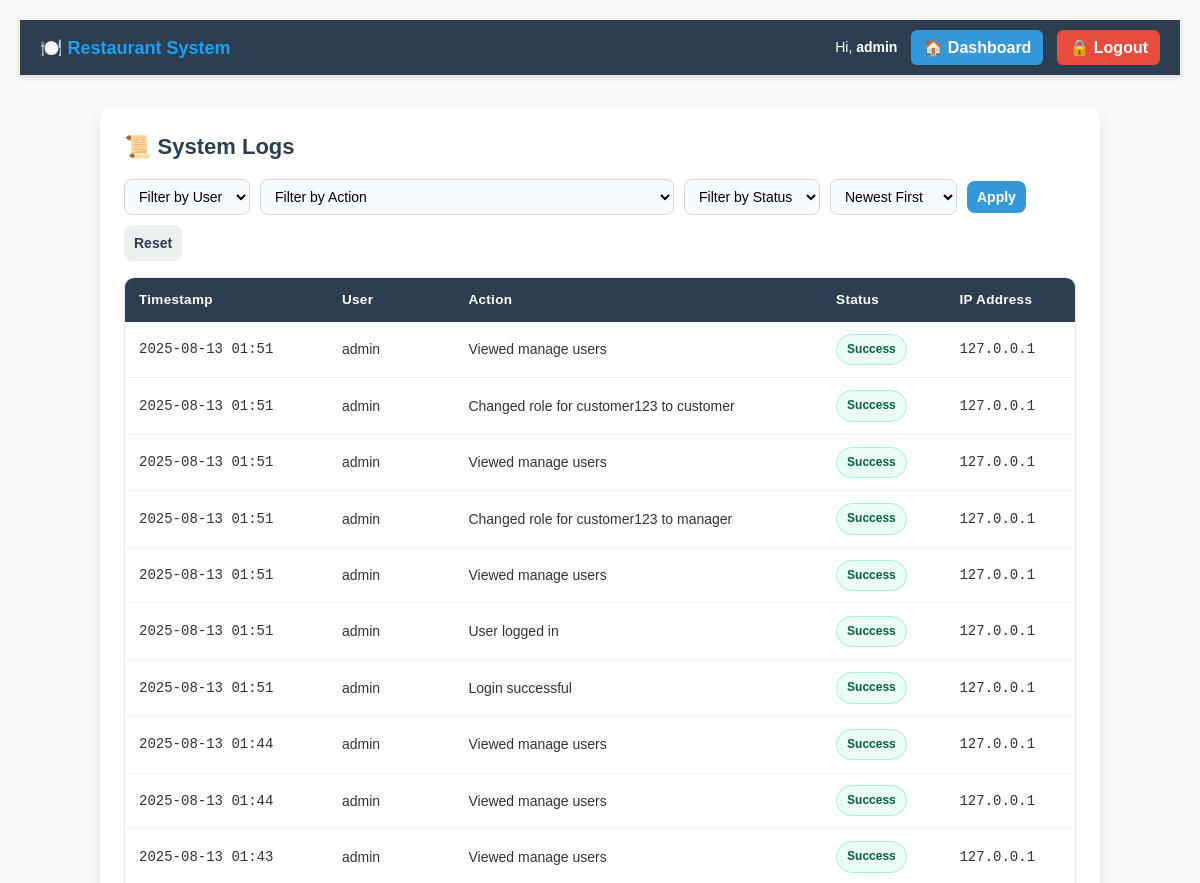
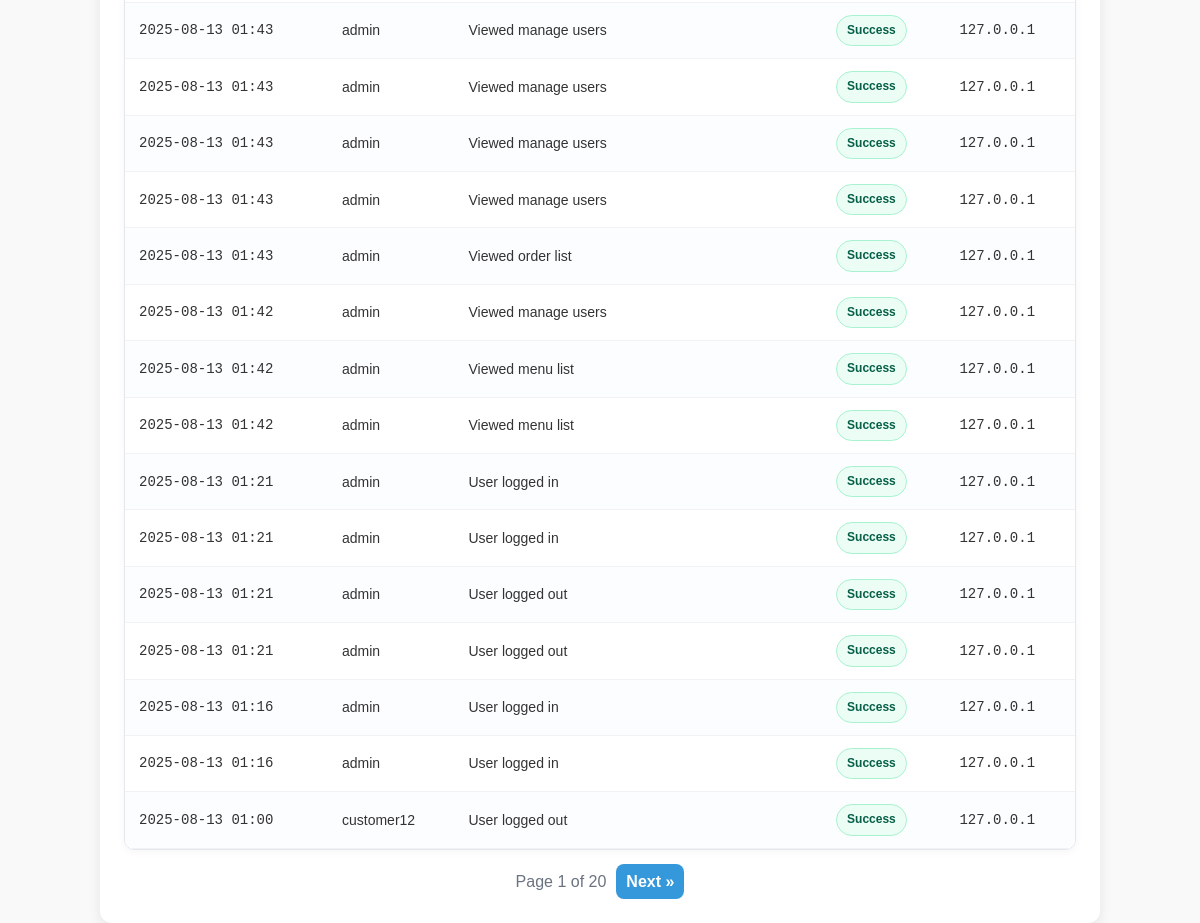
The app's page /logs/ (signed in), older data (2 pictures, top to bottom).
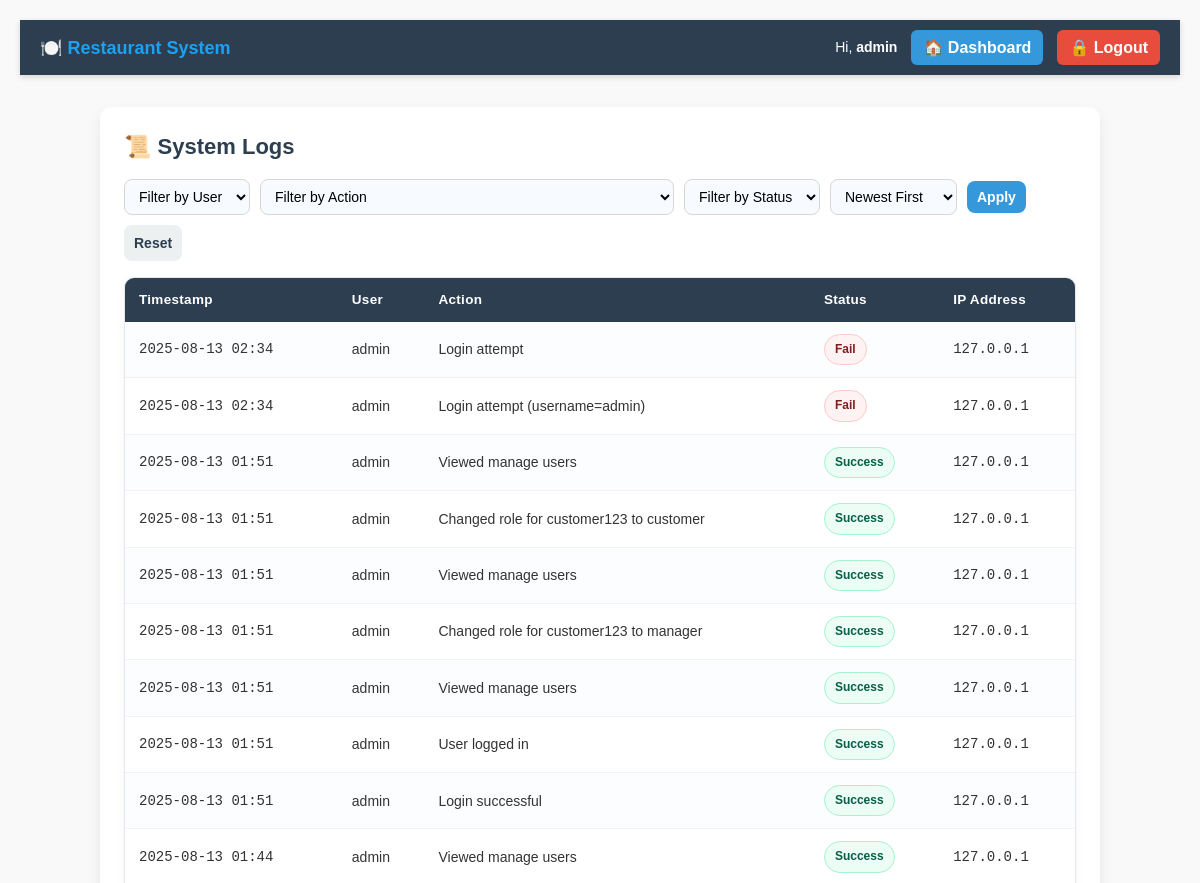
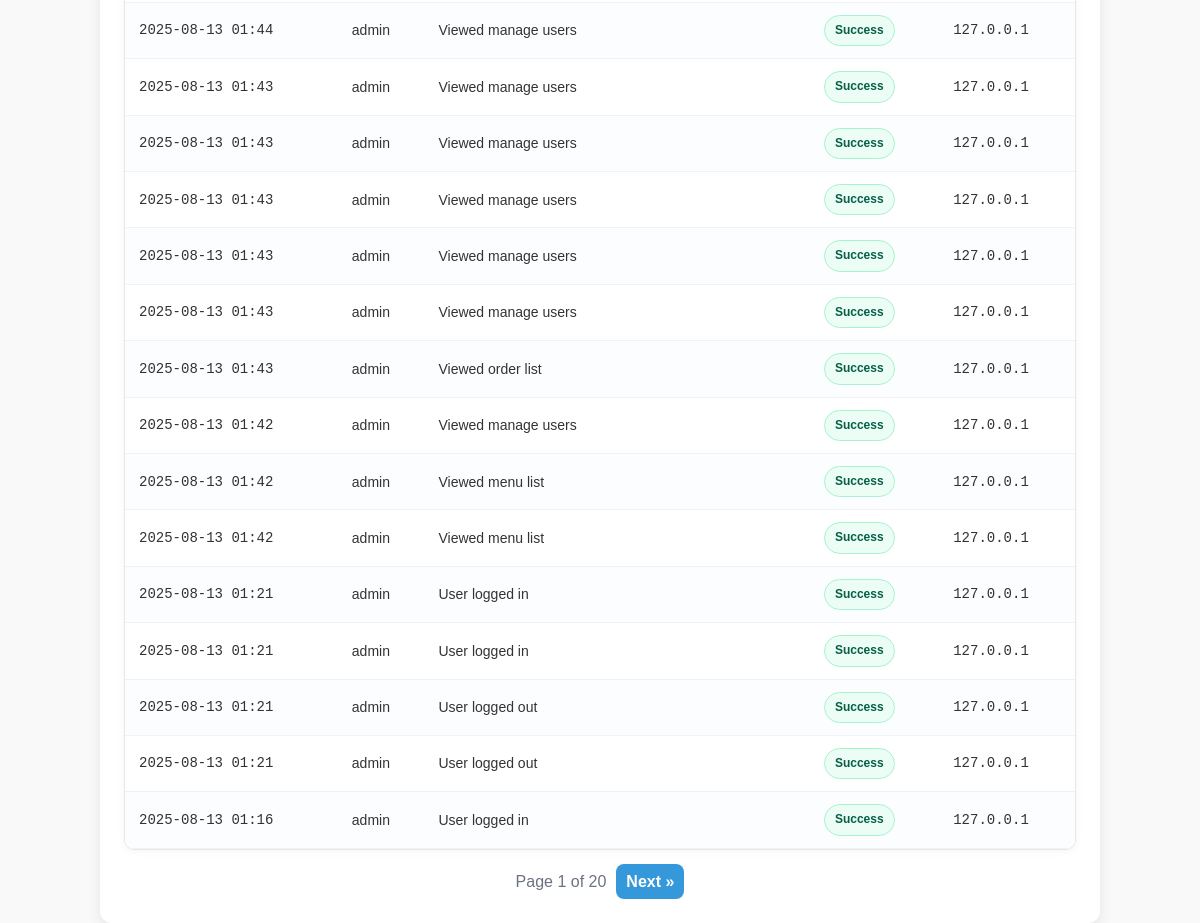
The same page, newer data (2 pictures, top to bottom).
### logs/models.py (models this page shows, shortened)
class Log(models.Model):
    user = models.ForeignKey(
        settings.AUTH_USER_MODEL,
        on_delete=models.SET_NULL,
        null=True,
        blank=True
    )
    action = models.CharField(max_length=255)
    ip_address = models.GenericIPAddressField(null=True, blank=True)
    user_agent = models.TextField(null=True, blank=True)  # Stores browser/device info
    status = models.CharField(max_length=50)
    timestamp = models.DateTimeField(auto_now_add=True)

### accounts/models.py (models this page shows, shortened)
class User(AbstractUser):
    role = models.CharField(max_length=20, default="customer")
    failed_logins = models.IntegerField(default=0)
    locked_until = models.DateTimeField(null=True, blank=True)
    password_changed_at = models.DateTimeField(null=True, blank=True)
    security_question = models.CharField(max_length=255, blank=True)
    security_answer_hash = models.CharField(max_length=128, blank=True)
    last_auth_event_at = models.DateTimeField(null=True, blank=True)
    last_auth_event_ok = models.BooleanField(null=True, blank=True)
    last_auth_event_ip = models.GenericIPAddressField(null=True, blank=True)
    last_auth_event_ua = models.TextField(blank=True, null=True)
    def is_locked_now(self):
        return bool(self.locked_until and timezone.now() < self.locked_until)

### logs/views.py (the view)
# urls.py: path('', views.admin_logs_view, name='admin_logs'),
@login_required
def admin_logs_view(request):
    if getattr(request.user, "role", "") != "admin" and not request.user.is_superuser:
        messages.error(request, "Not authorized!")
        return redirect("accounts:dashboard")
    qs = Log.objects.select_related("user").all()
    user_filter = request.GET.get("user") or ""
    action_filter = request.GET.get("action") or ""
    status_filter = request.GET.get("status") or ""
    if user_filter:
        if user_filter.isdigit():
            qs = qs.filter(user_id=user_filter)
        else:
            qs = qs.filter(user__username=user_filter)
    if action_filter:
        qs = qs.filter(action__icontains=action_filter)
    if status_filter:
        qs = qs.filter(status=status_filter)
    sort = request.GET.get("sort") or "-timestamp"
    allowed_sorts = {"timestamp", "-timestamp", "user__username", "-user__username", "status", "-status"}
    if sort not in allowed_sorts:
        sort = "-timestamp"
    qs = qs.order_by(sort)
    actions = (
        Log.objects.exclude(action__isnull=True)
        .exclude(action__exact="")
        .annotate(a=Lower("action"))
        .order_by("a")
        .values_list("action", flat=True)
        .distinct()
    )
    users = User.objects.order_by("username")
    paginator = Paginator(qs, 25)  # 25 per page
    page_obj = paginator.get_page(request.GET.get("page"))
    return render(
        request,
        "logs/admin_logs.html",
        {
            "logs": page_obj.object_list,
            "page_obj": page_obj,
            "users": users,
            "actions": actions,
            "selected_user": user_filter,
            "selected_action": action_filter,
            "selected_status": status_filter,
            "sort": sort,
        },
    )

### logs/templates/logs/admin_logs.html (shortened to what this page needs)
{% extends "base.html" %}
{% load static %}
{% block extra_css %}
<link rel="stylesheet" href="{% static 'css/logs.css' %}">
{% endblock %}
{% block content %}
<div class="table-container">
    <h2>📜 System Logs</h2>
    <form method="get" class="filter-form">
        <select name="user">
            <option value="">Filter by User</option>
        </select>
        <select name="action">
            <option value="">Filter by Action</option>
        </select>
        <select name="status">
            <option value="">Filter by Status</option>
        </select>
        <select name="sort">
            <option value="-timestamp" {% if sort == "-timestamp" %}selected{% endif %}>Newest First</option>
        </select>
        <button type="submit" class="btn-primary">Apply</button>
        <a href="{% url 'logs:admin_logs' %}" class="btn-secondary">Reset</a>
    </form>
    <table class="logs-table">
        <thead>
            <tr>
                <th>Timestamp</th>
                <th>User</th>
                <th>Action</th>
                <th>Status</th>
                <th>IP Address</th>
            </tr>
        </thead>
        <tbody>
        {% if logs %}
            {% for log in logs %}
            <tr>
                <td class="mono">{{ log.timestamp|date:"Y-m-d H:i" }}</td>
                <td>{{ log.user|default:"—" }}</td>
                <td>{{ log.action }}</td>
                <td>
                    <span class="status {% if log.status == 'success' %}success{% else %}fail{% endif %}">
                        {{ log.status|title }}
                    </span>
                </td>
                <td class="mono">{{ log.ip_address|default:"—" }}</td>
            </tr>
            {% endfor %}
        {% else %}
            <tr>
                <td colspan="5" class="empty">No logs available.</td>
            </tr>
        {% endif %}
        </tbody>
    </table>
    {% if page_obj and page_obj.paginator.num_pages > 1 %}
    <div class="pagination">
        <span class="page-info">Page {{ page_obj.number }} of {{ page_obj.paginator.num_pages }}</span>
        {% if page_obj.has_next %}
          <a class="page-btn" href="?{% if request.GET %}{{ request.GET.urlencode|cut:'page='|cut:'&&'|cut:'?&' }}&{% endif %}page={{ page_obj.next_page_number }}">Next »</a>
        {% endif %}
    </div>
    {% endif %}
</div>
{% endblock %}

Row changes from the older to the newer data that the page shows:
no longer on this page (row unchanged): Log: timestamp "2025-08-13 01:16", user "admin", action "User logged in", status "Success", ip_address "127.0.0.1"
no longer on this page (row unchanged): Log: timestamp "2025-08-13 01:00", user "customer12", action "User logged out", status "Success", ip_address "127.0.0.1"
added Log: timestamp "2025-08-13 02:34", user "admin", action "Login attempt", status "Fail", ip_address "127.0.0.1"
added Log: timestamp "2025-08-13 02:34", user "admin", action "Login attempt (username=admin)", status "Fail", ip_address "127.0.0.1"
